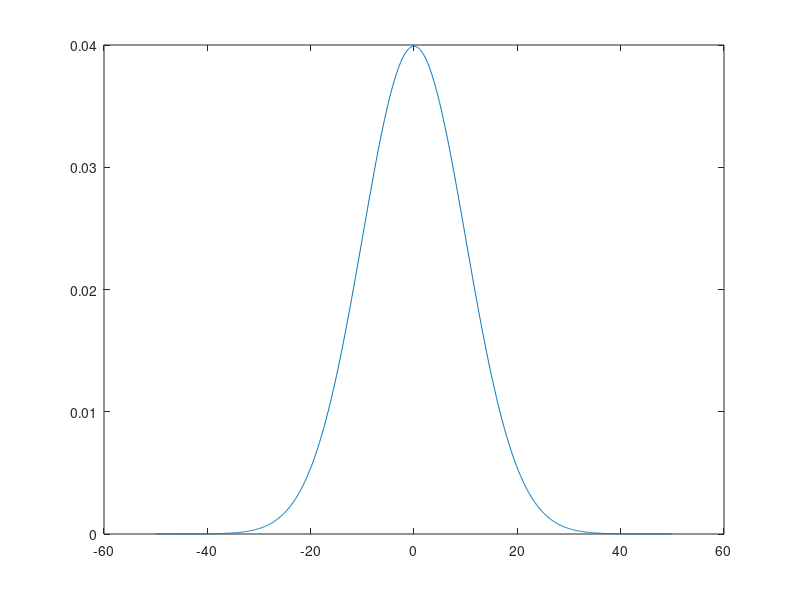

Write MATLAB code to recreate this figure.
 %graphing PDF function with random variables
 mu=0; % This is a mean value. As we know that mean value will be zero for normal pdf.
 sigma=10; %This is a sensible standard deviation number
 MAX = 50; % Maximunm x value that x vector will get 
 MIN = -50; % Minimum x value that x vector will get 
 STEP = (MAX - MIN) / 1000; %This will give us the step values that we will obtain in each interval
 PDF = normpdf(MIN:STEP:MAX, mu, sigma); % This function will give us the calculated the pdf value
 plot(MIN:STEP:MAX, PDF) %This will plot the required PDF graph.